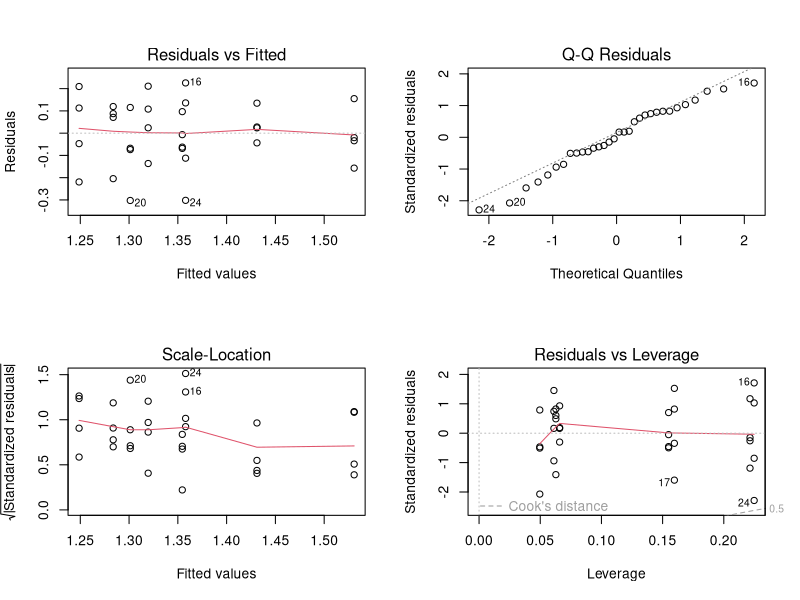
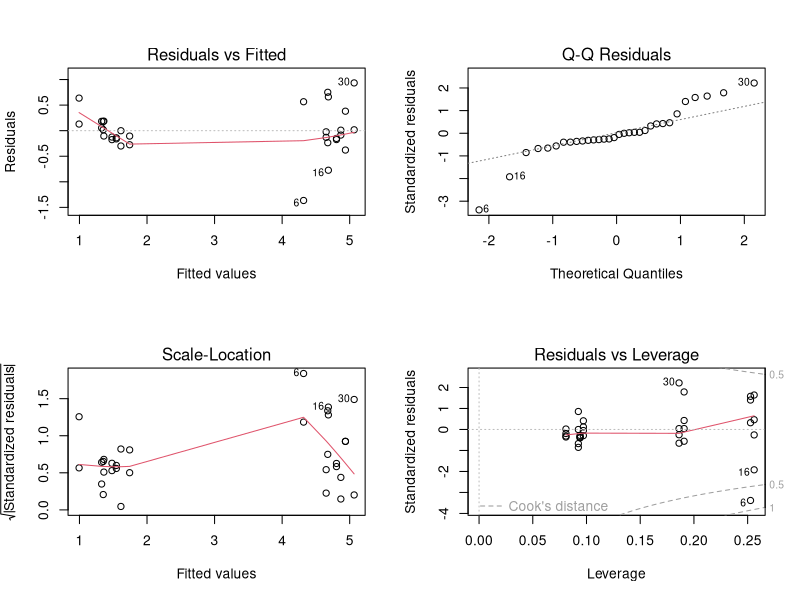
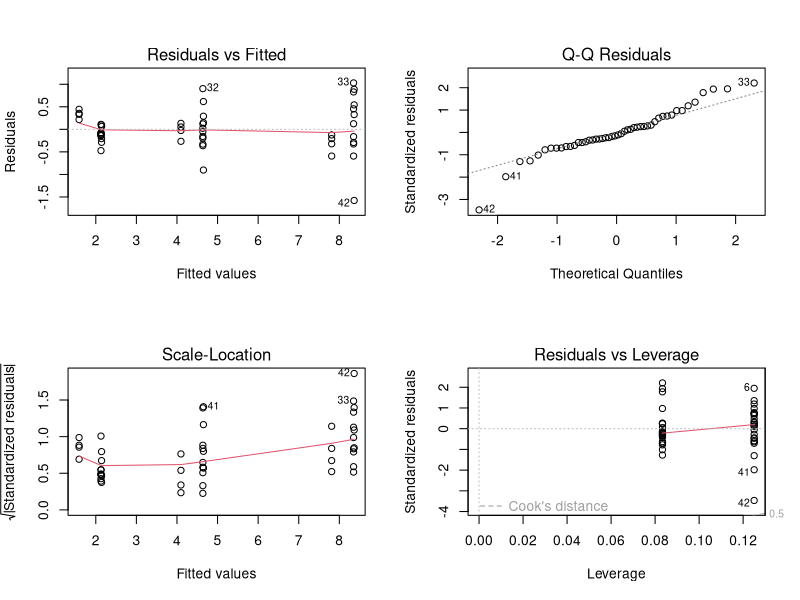
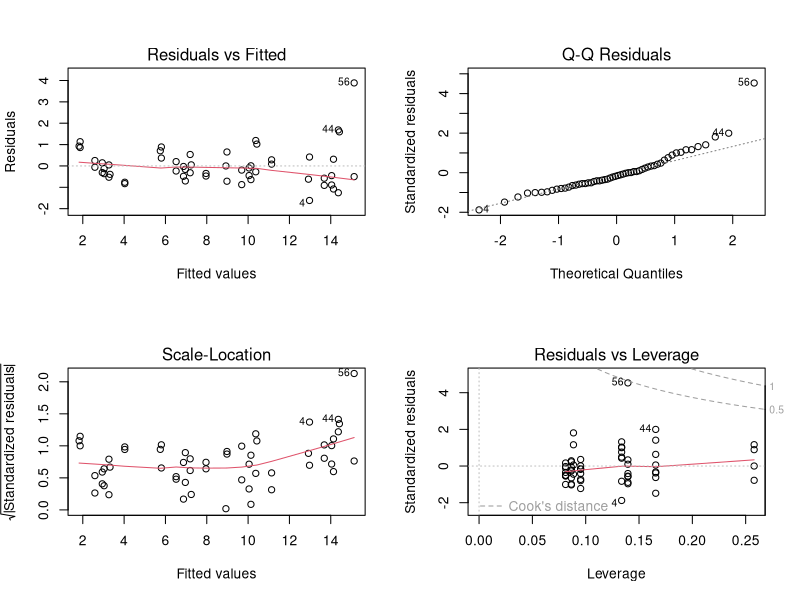
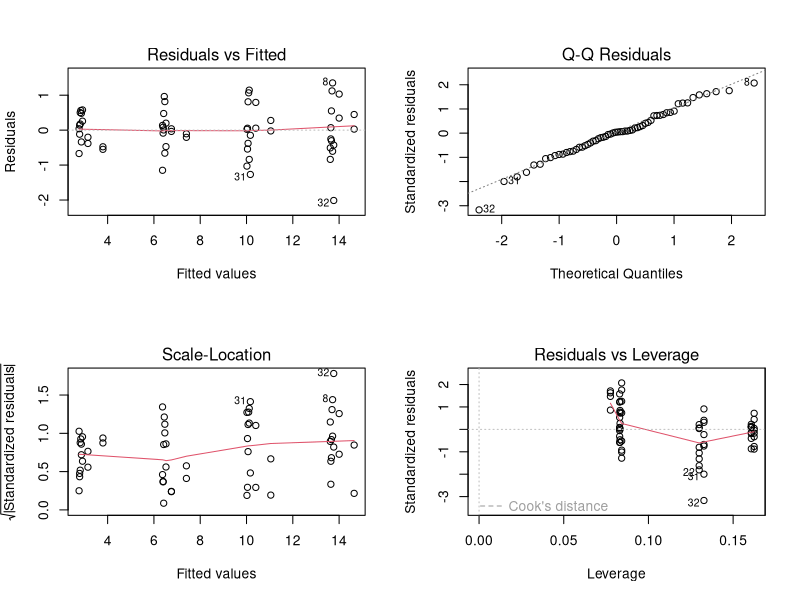

These charts were generated, in order, by the following R code:

#install.packages("readxl")
library(tidyverse)
library(readxl)
library(ggplot2)

#Read in the data for hypothesis 1 and select appropriate columns
hyp1 <- read_excel("RW28 data for Prelims.xlsx", sheet = "plot data")
hyp1<- hyp1|>
  select(stdy, plot, yst, cump, totp, dbh, ht, vol)|>
  mutate(estabp=totp-cump, TRT_CODE=substr(plot,2,4))

#Running a OLS Model for Study=280601
model_ols <- lm(ht ~ totp + estabp + totp:estabp, data = hyp1[(hyp1$stdy==280601),])
summary(model_ols)
#Checking diagnostics
par(mfrow=c(2,2))
plot(model_ols)  # Residuals vs Fitted, QQ plot, etc.

#Running a OLS Model for Study=282201
model_ols <- lm(ht ~ totp + estabp + totp:estabp + as.factor(yst), data = hyp1[(hyp1$stdy==282201),])
summary(model_ols)
#Checking diagnostics
par(mfrow=c(2,2))
plot(model_ols)  # Residuals vs Fitted, QQ plot, etc.

#Running a OLS Model for Study=281303
model_ols <- lm(ht ~ totp + estabp + totp:estabp + as.factor(yst), data = hyp1[(hyp1$stdy==281303),])
summary(model_ols)
#Checking diagnostics
par(mfrow=c(2,2))
plot(model_ols)  # Residuals vs Fitted, QQ plot, etc.

#Running a OLS Model for Study=282401
model_ols <- lm(ht ~ totp + estabp + totp:estabp + as.factor(yst), data = hyp1[(hyp1$stdy==282401),])
summary(model_ols)
#Checking diagnostics
par(mfrow=c(2,2))
plot(model_ols)  # Residuals vs Fitted, QQ plot, etc.

#Running a OLS Model for Study=284201
model_ols <- lm(ht ~ totp + estabp + totp:estabp + as.factor(yst), data = hyp1[(hyp1$stdy==284201),])
summary(model_ols)
#Checking diagnostics
par(mfrow=c(2,2))
plot(model_ols)  # Residuals vs Fitted, QQ plot, etc.
